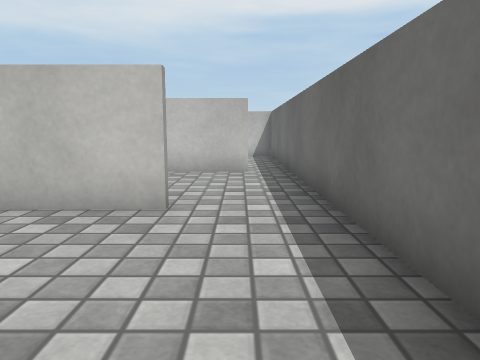
[1] (above)

24 first-person views from a walk through a 3-D level made in the Unity game engine. The camera is 0.55 m above the floor, tilts 8° down and sees 70° across. The floor is counted in squares, 0.5 m on a side. Each view is taken from the middle of a square. On the plan, view 1 faces up. The plan holds only what a view shows up to about 13 squares ahead; the rest is blank. The player is left out. Surface patterns are stand-ins for the level's own textures.

[2]
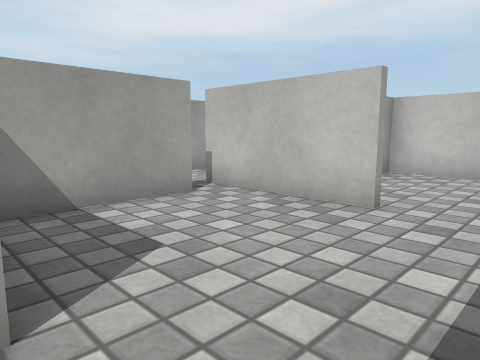

[3]
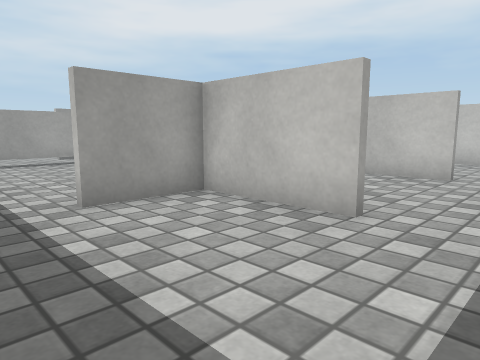

[4]
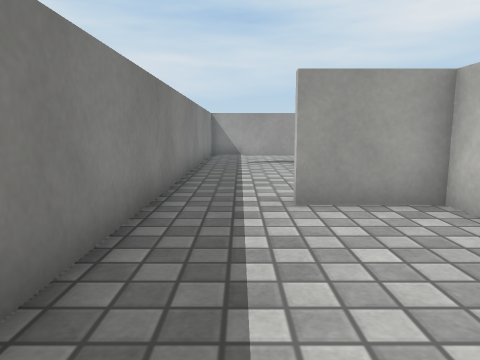

[5]
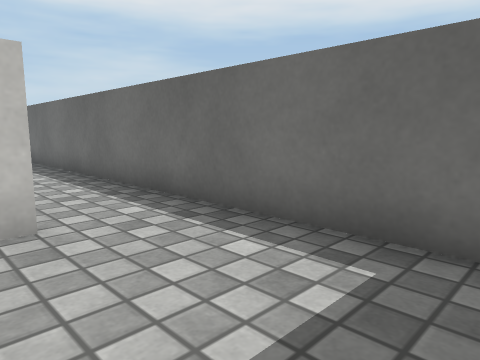

[6]
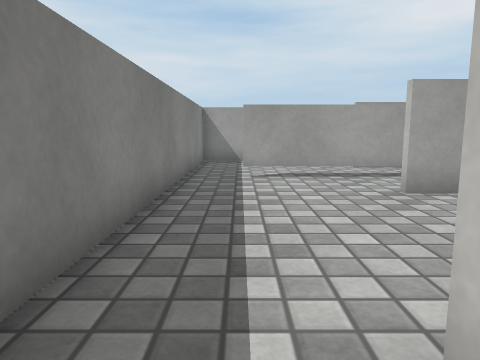

[7]
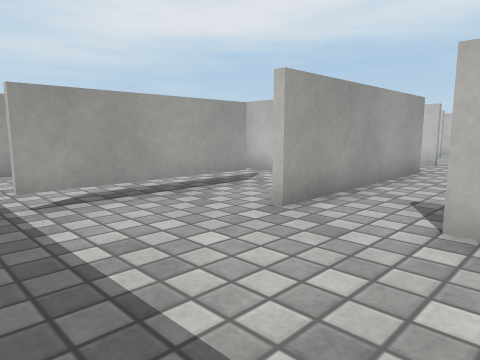

[8]
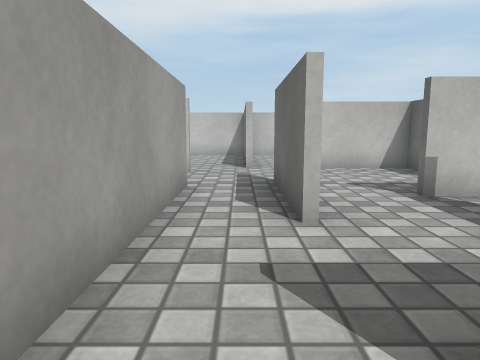

[9]
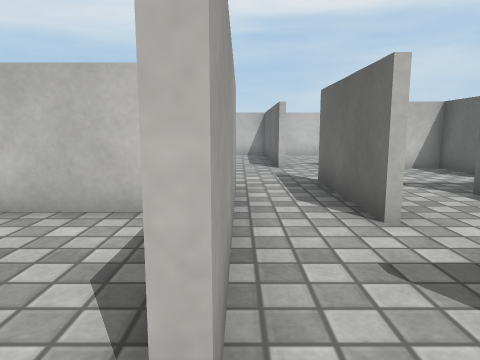

[10]
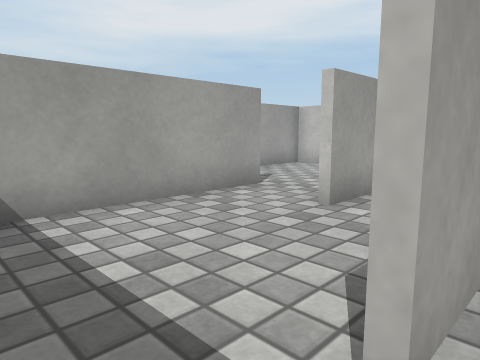

[11]
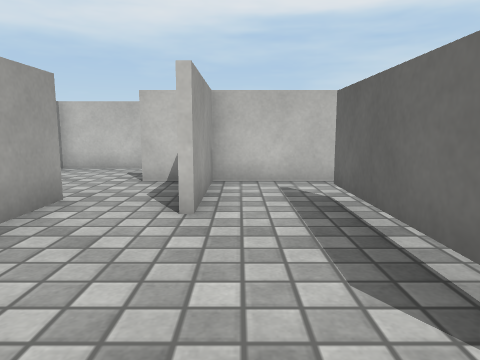

[12]
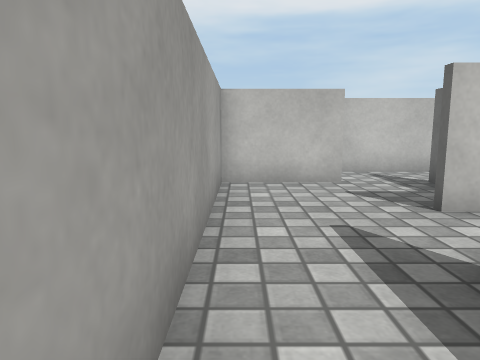

[13]
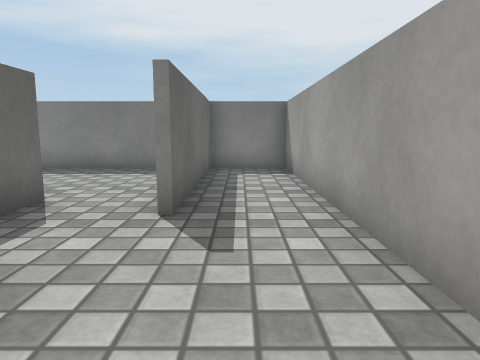

[14]
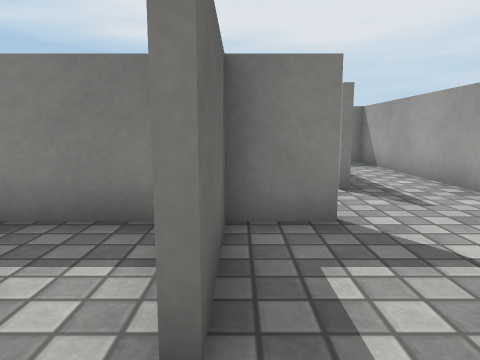

[15]
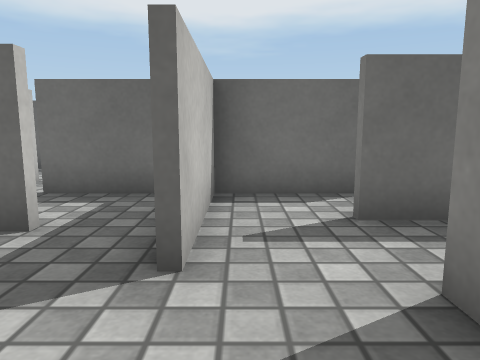

[16]
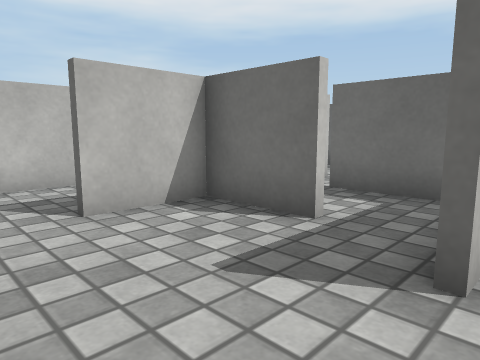

[17]
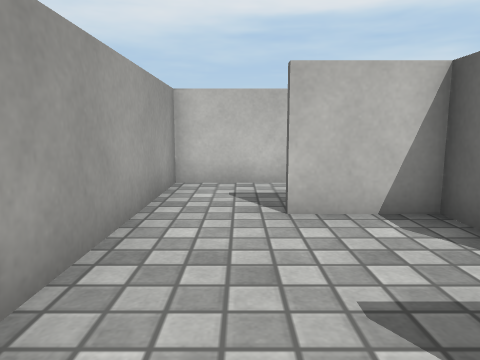

[18]
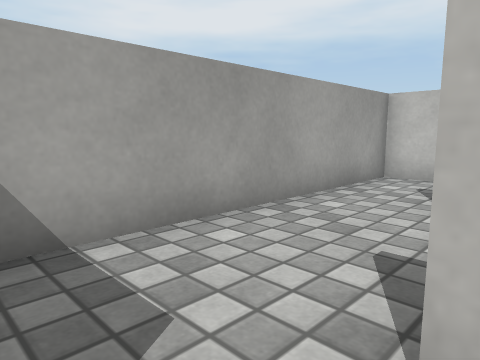

[19]
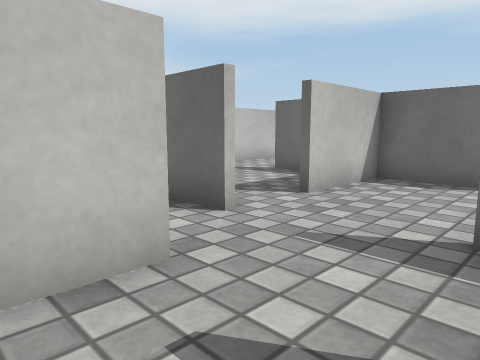

[20]
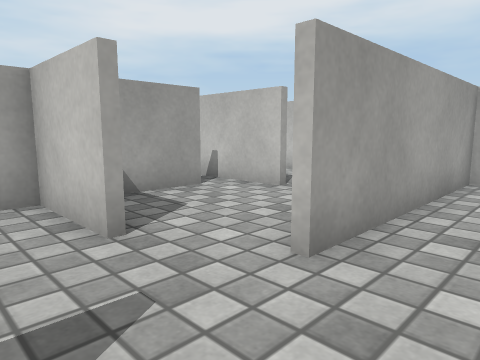

[21]
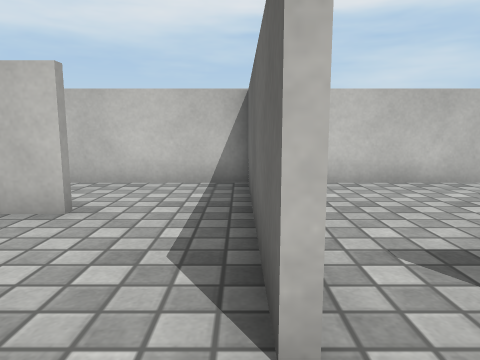

[22]
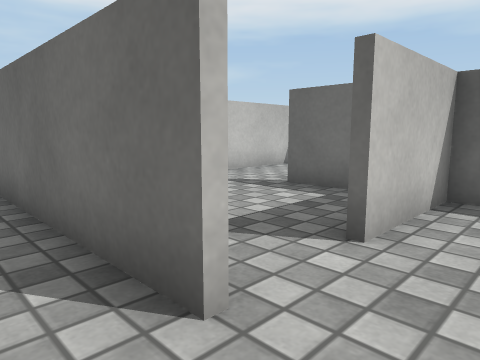

[23]
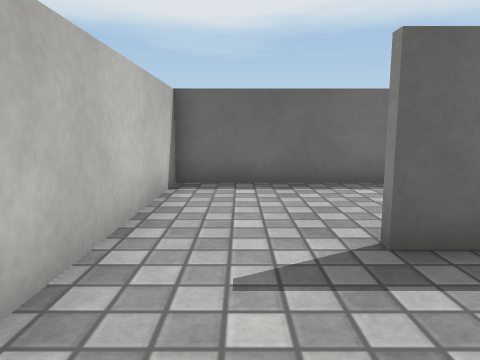

[24]
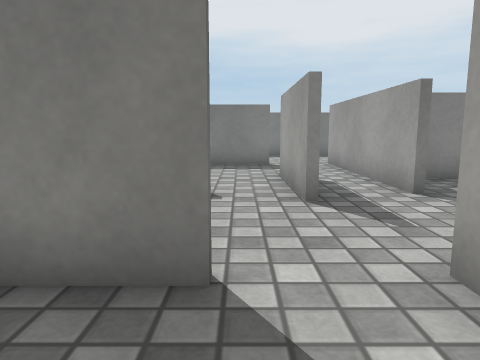

### Floor plan
Key: @ floor where view 1 was taken; # wall or solid block; x gap in a wall; . floor; T thing the floor can be seen under or through.
Columns run from 19 left of view 1 to 2 right of it. Each row starts with its distance up from view 1.
 16 #####  ###############
 15 #...   ....#.........#
 14 #...    ...#.........#
 13 #..######..#.........#
 12 #....#.....#....#....#
 11 #....#.#...#....#  ..#
 10 #......#...#..######.#
  9 #...######......#....#
  8 #......#........#....#
  7 ####...# .......#....#
  6 #....#.#....#........#
  5 #....#....#.#..###...#
  4 #...#######.#..x.....#
  3 #....#....#....#.....#
  2 #....#....#....#.....#
  1 #..#.#..T.#....#.....#
  0 #..#....T.#.######.@.#
 -1 #..#....T......#.....#
 -2 #..#....T......#.....#
 -3 #..#.................#
 -4 #..#.................
 -5 ###################

Positions as (right, up) in squares from view 1, and headings:
1: (0, 0), facing up
2: (1, 0), facing up-left
3: (1, -4), facing up-left
4: (1, -3), facing left
5: (-2, -4), facing up-right
6: (-3, -3), facing left
7: (-6, -4), facing up-left
8: (-8, -1), facing up
9: (-9, -1), facing up
10: (-11, -4), facing up-left
11: (-13, -4), facing up
12: (-18, -1), facing up
13: (-17, 6), facing down
14: (-14, 8), facing down
15: (-18, 8), facing right
16: (-18, 8), facing up-right
17: (-17, 8), facing up
18: (-15, 7), facing up-left
19: (-11, 6), facing up-right
20: (-6, 7), facing up-left
21: (-8, 8), facing up
22: (-9, 8), facing up-right
23: (-6, 14), facing right
24: (-6, 12), facing down
